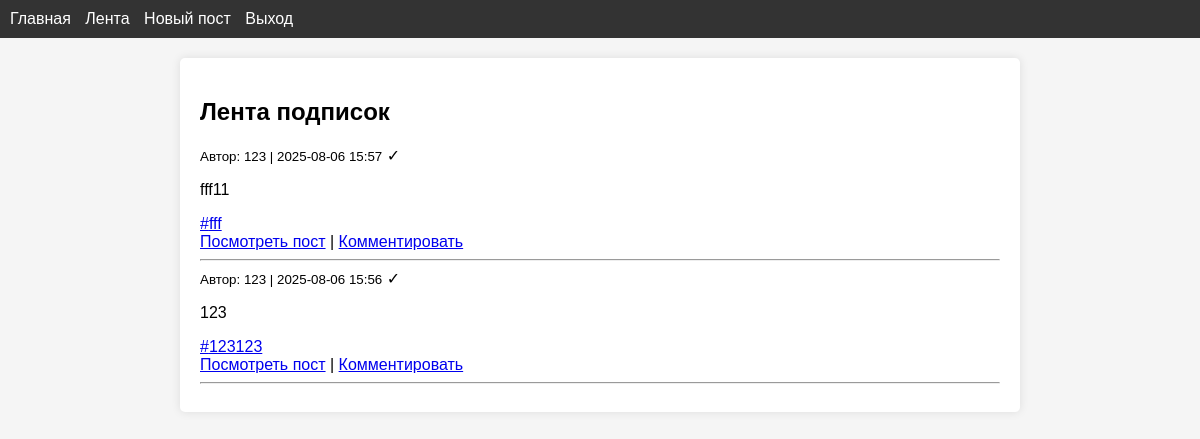
The app's page /feed (signed in) with its own data.
### blog/models.py (models this page shows)
class Post(db.Model):
    id = db.Column(db.Integer, primary_key=True)
    content = db.Column(db.Text, nullable=False)
    date_posted = db.Column(db.DateTime, default=datetime.utcnow)
    is_public = db.Column(db.Boolean, default=True)
    request_only = db.Column(db.Boolean, default=False)
    user_id = db.Column(db.Integer, db.ForeignKey('user.id'), nullable=False)
    tags = db.relationship('Tag', secondary=tags, backref=db.backref('posts', lazy='dynamic'))
    comments = db.relationship('Comment', backref='post', lazy=True, cascade="all, delete-orphan")

class User(db.Model, UserMixin):
    id = db.Column(db.Integer, primary_key=True)
    username = db.Column(db.String(20), unique=True, nullable=False)
    password = db.Column(db.String(60), nullable=False)
    posts = db.relationship('Post', backref='author', lazy=True)
    subscriptions = db.relationship('User',
        secondary=subscriptions,
        primaryjoin=(subscriptions.c.subscriber_id == id),
        secondaryjoin=(subscriptions.c.subscribed_id == id),
        backref=db.backref('subscribers', lazy='dynamic'),
        lazy='dynamic'
    )

class Tag(db.Model):
    id = db.Column(db.Integer, primary_key=True)
    name = db.Column(db.String(50), unique=True)

### blog/routes.py (the view)
@app.route('/feed')
@login_required
def feed():
    posts = Post.query\
        .filter(Post.author.has(User.id.in_([u.id for u in current_user.subscriptions])))\
        .order_by(Post.date_posted.desc()).all()
    return render_template('feed.html', posts=posts)

### blog/models.py (called while the page is built)
@login_manager.user_loader
def load_user(user_id):
    return User.query.get(int(user_id))

### blog/templates/feed.html (shortened to what this page needs)
{% extends "base.html" %}
{% block content %}
<h2>Лента подписок</h2>
{% for post in posts %}
<article>
        <small>Автор: {{ post.author.username }} | {{ post.date_posted.strftime('%Y-%m-%d %H:%M') }}</small>
        {% if post.author.id != current_user.id %}
            {% if post.author not in current_user.subscriptions %}
                <form method="POST" action="{{ url_for('subscribe', user_id=post.author.id) }}" style="display:inline;">
                    <button type="submit">Подписаться на {{ post.author.username }}</button>
                </form>
            {% else %}
                <span>✓</span>
            {% endif %}
        {% endif %}
    {% if post.request_only and current_user not in post.allowed_users and post.author != current_user %}
        <p><em>Это скрытый пост.</em></p>
    {% else %}
        <p>{{ post.content }}</p>
    {% endif %}
    {% for tag in post.tags %}
        <a href="{{ url_for('posts_by_tag', tag_name=tag.name) }}">#{{ tag.name }}</a>
    {% endfor %}
        <br>
        <a href="{{ url_for('view_post', post_id=post.id) }}">Посмотреть пост</a>
    {% if current_user.is_authenticated %}
        | <a href="{{ url_for('view_post', post_id=post.id) }}">Комментировать</a>
    {% endif %}
</article>
<hr>
{% endfor %}
{% endblock %}

### blog/static/style.css (style rules this page uses)
body { font-family: sans-serif; margin: 0; padding: 0; background: #f5f5f5; }

### records on screen
Post: author.username "123", date_posted "2025-08-06 15:57", content "fff11"
Tag: name "fff"
Post: author.username "123", date_posted "2025-08-06 15:56", content "123"
Tag: name "123123"
